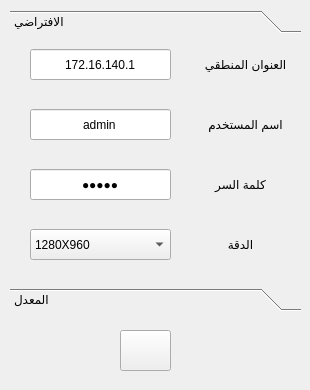
<?xml version="1.0" encoding="UTF-8"?>
<ui version="4.0">
 <class>IP_Camera</class>
 <widget class="QWidget" name="IP_Camera">
  <property name="geometry">
   <rect>
    <x>0</x>
    <y>0</y>
    <width>310</width>
    <height>390</height>
   </rect>
  </property>
  <property name="windowTitle">
   <string>كاميرات الشبكة</string>
  </property>
  <property name="windowIcon">
   <iconset resource="bulid/release/imageformats/rcc.qrc">
    <normaloff>:/new/prefix1/Icons-Land-Vista-Hardware-Devices-Security-Camera.ico</normaloff>:/new/prefix1/Icons-Land-Vista-Hardware-Devices-Security-Camera.ico</iconset>
  </property>
  <widget class="QPushButton" name="pushButton">
   <property name="geometry">
    <rect>
     <x>120</x>
     <y>330</y>
     <width>51</width>
     <height>41</height>
    </rect>
   </property>
   <property name="text">
    <string/>
   </property>
   <property name="icon">
    <iconset resource="bulid/release/imageformats/rcc.qrc">
     <normaloff>:/new/prefix1/Graphicloads-100-Flat-2-Ok-2.ico</normaloff>:/new/prefix1/Graphicloads-100-Flat-2-Ok-2.ico</iconset>
   </property>
   <property name="iconSize">
    <size>
     <width>32</width>
     <height>32</height>
    </size>
   </property>
  </widget>
  <widget class="QToolBox" name="toolBox">
   <property name="geometry">
    <rect>
     <x>10</x>
     <y>10</y>
     <width>291</width>
     <height>301</height>
    </rect>
   </property>
   <property name="currentIndex">
    <number>0</number>
   </property>
   <widget class="QWidget" name="page">
    <property name="geometry">
     <rect>
      <x>0</x>
      <y>0</y>
      <width>291</width>
      <height>239</height>
     </rect>
    </property>
    <attribute name="label">
     <string>الافتراضي</string>
    </attribute>
    <widget class="QComboBox" name="comboBox">
     <property name="geometry">
      <rect>
       <x>20</x>
       <y>190</y>
       <width>141</width>
       <height>31</height>
      </rect>
     </property>
     <item>
      <property name="text">
       <string>1280X960</string>
      </property>
     </item>
     <item>
      <property name="text">
       <string>1920X960</string>
      </property>
     </item>
    </widget>
    <widget class="QLabel" name="label_5">
     <property name="geometry">
      <rect>
       <x>200</x>
       <y>180</y>
       <width>61</width>
       <height>51</height>
      </rect>
     </property>
     <property name="text">
      <string>الدقة</string>
     </property>
     <property name="alignment">
      <set>Qt::AlignCenter</set>
     </property>
    </widget>
    <widget class="QLabel" name="label_4">
     <property name="geometry">
      <rect>
       <x>190</x>
       <y>120</y>
       <width>81</width>
       <height>51</height>
      </rect>
     </property>
     <property name="text">
      <string>كلمة السر</string>
     </property>
     <property name="alignment">
      <set>Qt::AlignCenter</set>
     </property>
    </widget>
    <widget class="QLabel" name="label_3">
     <property name="geometry">
      <rect>
       <x>190</x>
       <y>60</y>
       <width>91</width>
       <height>51</height>
      </rect>
     </property>
     <property name="text">
      <string>اسم المستخدم</string>
     </property>
     <property name="alignment">
      <set>Qt::AlignCenter</set>
     </property>
    </widget>
    <widget class="QLineEdit" name="lineEdit">
     <property name="geometry">
      <rect>
       <x>20</x>
       <y>10</y>
       <width>141</width>
       <height>31</height>
      </rect>
     </property>
     <property name="text">
      <string>172.16.140.1</string>
     </property>
     <property name="alignment">
      <set>Qt::AlignCenter</set>
     </property>
    </widget>
    <widget class="QLabel" name="label_2">
     <property name="geometry">
      <rect>
       <x>190</x>
       <y>0</y>
       <width>91</width>
       <height>51</height>
      </rect>
     </property>
     <property name="text">
      <string>العنوان المنطقي</string>
     </property>
     <property name="alignment">
      <set>Qt::AlignCenter</set>
     </property>
    </widget>
    <widget class="QLineEdit" name="lineEdit_3">
     <property name="geometry">
      <rect>
       <x>20</x>
       <y>130</y>
       <width>141</width>
       <height>31</height>
      </rect>
     </property>
     <property name="text">
      <string>12345</string>
     </property>
     <property name="echoMode">
      <enum>QLineEdit::Password</enum>
     </property>
     <property name="alignment">
      <set>Qt::AlignCenter</set>
     </property>
    </widget>
    <widget class="QLineEdit" name="lineEdit_2">
     <property name="geometry">
      <rect>
       <x>20</x>
       <y>70</y>
       <width>141</width>
       <height>31</height>
      </rect>
     </property>
     <property name="text">
      <string>admin</string>
     </property>
     <property name="alignment">
      <set>Qt::AlignCenter</set>
     </property>
    </widget>
   </widget>
   <widget class="QWidget" name="page_2">
    <property name="geometry">
     <rect>
      <x>0</x>
      <y>0</y>
      <width>291</width>
      <height>239</height>
     </rect>
    </property>
    <attribute name="label">
     <string>المعدل</string>
    </attribute>
    <widget class="QLineEdit" name="lineEdit_4">
     <property name="geometry">
      <rect>
       <x>20</x>
       <y>70</y>
       <width>141</width>
       <height>31</height>
      </rect>
     </property>
     <property name="text">
      <string>admin</string>
     </property>
     <property name="alignment">
      <set>Qt::AlignCenter</set>
     </property>
    </widget>
    <widget class="QLineEdit" name="lineEdit_5">
     <property name="geometry">
      <rect>
       <x>20</x>
       <y>10</y>
       <width>141</width>
       <height>31</height>
      </rect>
     </property>
     <property name="text">
      <string>172.16.140.1</string>
     </property>
     <property name="alignment">
      <set>Qt::AlignCenter</set>
     </property>
    </widget>
    <widget class="QLineEdit" name="lineEdit_6">
     <property name="geometry">
      <rect>
       <x>20</x>
       <y>130</y>
       <width>141</width>
       <height>31</height>
      </rect>
     </property>
     <property name="text">
      <string>12345</string>
     </property>
     <property name="echoMode">
      <enum>QLineEdit::Password</enum>
     </property>
     <property name="alignment">
      <set>Qt::AlignCenter</set>
     </property>
    </widget>
    <widget class="QLineEdit" name="lineEdit_7">
     <property name="geometry">
      <rect>
       <x>20</x>
       <y>180</y>
       <width>141</width>
       <height>25</height>
      </rect>
     </property>
     <property name="text">
      <string/>
     </property>
     <property name="echoMode">
      <enum>QLineEdit::Normal</enum>
     </property>
     <property name="alignment">
      <set>Qt::AlignCenter</set>
     </property>
    </widget>
    <widget class="QLineEdit" name="lineEdit_8">
     <property name="geometry">
      <rect>
       <x>20</x>
       <y>210</y>
       <width>141</width>
       <height>25</height>
      </rect>
     </property>
     <property name="text">
      <string/>
     </property>
     <property name="echoMode">
      <enum>QLineEdit::Normal</enum>
     </property>
     <property name="alignment">
      <set>Qt::AlignCenter</set>
     </property>
    </widget>
    <widget class="QLabel" name="label">
     <property name="geometry">
      <rect>
       <x>180</x>
       <y>190</y>
       <width>31</width>
       <height>16</height>
      </rect>
     </property>
     <property name="text">
      <string>العرض</string>
     </property>
     <property name="alignment">
      <set>Qt::AlignCenter</set>
     </property>
    </widget>
    <widget class="QLabel" name="label_10">
     <property name="geometry">
      <rect>
       <x>170</x>
       <y>220</y>
       <width>41</width>
       <height>16</height>
      </rect>
     </property>
     <property name="text">
      <string>الارتفاع</string>
     </property>
     <property name="alignment">
      <set>Qt::AlignCenter</set>
     </property>
    </widget>
    <widget class="QLabel" name="label_9">
     <property name="geometry">
      <rect>
       <x>190</x>
       <y>120</y>
       <width>81</width>
       <height>51</height>
      </rect>
     </property>
     <property name="text">
      <string>كلمة السر</string>
     </property>
     <property name="alignment">
      <set>Qt::AlignCenter</set>
     </property>
    </widget>
    <widget class="QLabel" name="label_8">
     <property name="geometry">
      <rect>
       <x>210</x>
       <y>180</y>
       <width>61</width>
       <height>51</height>
      </rect>
     </property>
     <property name="text">
      <string>الدقة</string>
     </property>
     <property name="alignment">
      <set>Qt::AlignCenter</set>
     </property>
    </widget>
    <widget class="QLabel" name="label_6">
     <property name="geometry">
      <rect>
       <x>190</x>
       <y>0</y>
       <width>91</width>
       <height>51</height>
      </rect>
     </property>
     <property name="text">
      <string>العنوان المنطقي</string>
     </property>
     <property name="alignment">
      <set>Qt::AlignCenter</set>
     </property>
    </widget>
    <widget class="QLabel" name="label_7">
     <property name="geometry">
      <rect>
       <x>190</x>
       <y>60</y>
       <width>91</width>
       <height>51</height>
      </rect>
     </property>
     <property name="text">
      <string>اسم المستخدم</string>
     </property>
     <property name="alignment">
      <set>Qt::AlignCenter</set>
     </property>
    </widget>
    <widget class="QCheckBox" name="password_mode">
     <property name="geometry">
      <rect>
       <x>200</x>
       <y>160</y>
       <width>81</width>
       <height>20</height>
      </rect>
     </property>
     <property name="contextMenuPolicy">
      <enum>Qt::NoContextMenu</enum>
     </property>
     <property name="layoutDirection">
      <enum>Qt::RightToLeft</enum>
     </property>
     <property name="text">
      <string>إظهار</string>
     </property>
    </widget>
   </widget>
  </widget>
 </widget>
 <resources>
  <include location="bulid/release/imageformats/rcc.qrc"/>
 </resources>
 <connections/>
</ui>
